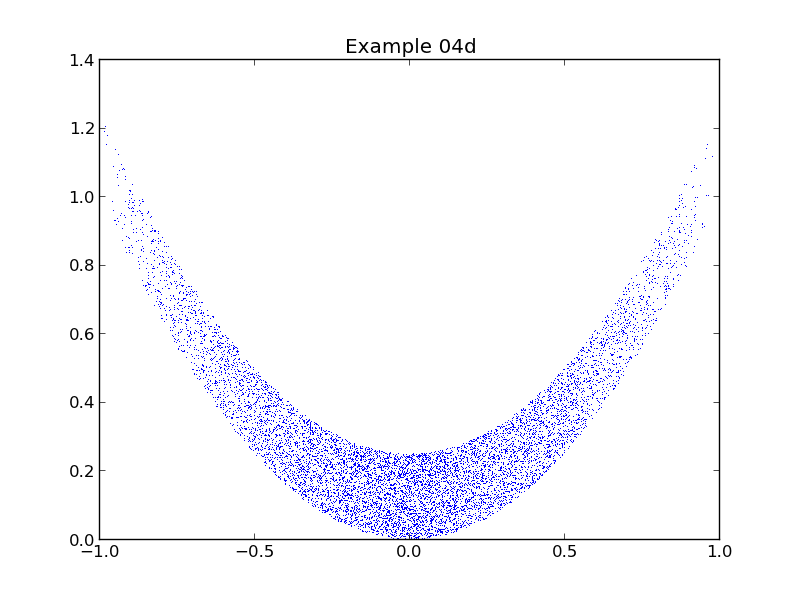

Write the Python code that produced this figure.
import matplotlib.pyplot as pyplot

# Get some data to plot
import plotdata
x = plotdata.data04u
y = plotdata.data04v

# Plot y against x
pyplot.plot(x, y, linestyle='', marker=',', markerfacecolor='blue')

# Set a title
pyplot.title('Example 04d')

pyplot.savefig('example04d.png')
